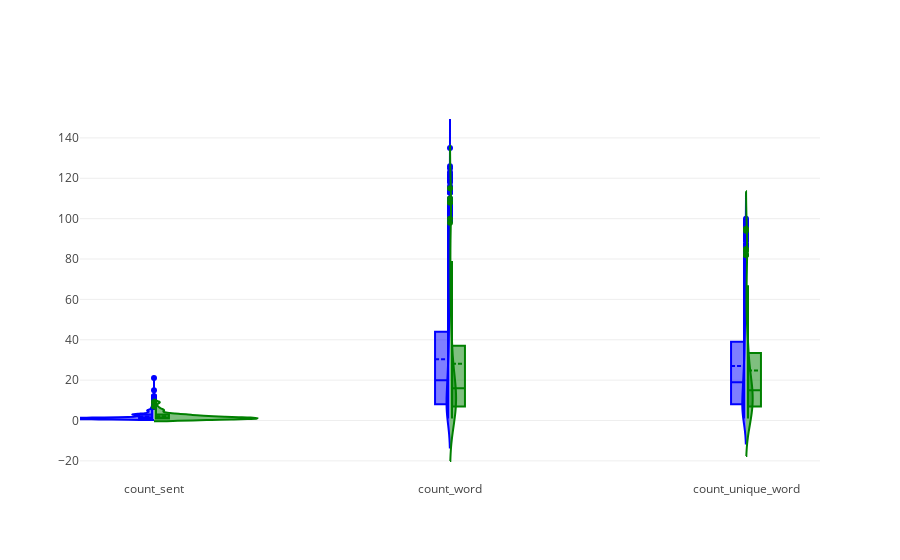

Source (notebook cell):
### Code cell
cols = ['count_sent','count_word','count_unique_word']#			count_letters	count_punctuations	count_words_upper	count_words_title	count_stopwords
data = []
for col in cols:
    Online = {
                "type": 'violin',
                "x": col,
                "y": df[col] [ df['Status'] == 'online' ],
                "legendgroup": 'Online',
                "scalegroup": 'Online',
                "name": col,
                "side": 'negative',
                "box": {
                    "visible": True
                },
                "meanline": {
                    "visible": True
                },
                "line": {
                    "color": 'blue'
                },
                "showlegend": False
            }
    data.append(Online)
    Deleted= {
                "type": 'violin',
                "x": col,
                "y": df[col] [ df['Status'] == 'deleted' ],
                "legendgroup": 'Deleted',
                "scalegroup": 'Deleted',
                "name": col,
                "side": 'positive',
                "box": {
                    "visible": True
                },
                "meanline": {
                    "visible": True
                },
                "line": {
                    "color": 'green'
                },
                "showlegend": False
            }
    data.append(Deleted)
    
fig = {
        "data": data,
        "layout" : {
        #"title": "Total bill distribution<br><i>scaled by number of bills per gender",
        "yaxis": {
            "zeroline": False,
        },
        "violingap": 0,
        #"violingroupgap": 0,
        "violinmode": "overlay"
    }
    }


py.offline.iplot(fig, filename = 'violin/split', validate = False)

### Figure 1 — Plotly figure (JSON) as saved in the notebook; plotly's stock layout.template omitted (floating-point values rounded to 4 significant figures; data arrays with more than 128 entries replaced by an {"elided": "..."} marker saying what was removed)
{"data": [{"box": {"visible": true}, "legendgroup": "Online", "line": {"color": "blue"}, "meanline": {"visible": true}, "name": "count_sent", "scalegroup": "Online", "showlegend": false, "side": "negative", "type": "violin", "x": "count_sent", "y": {"elided": "944 int values"}}, {"box": {"visible": true}, "legendgroup": "Deleted", "line": {"color": "green"}, "meanline": {"visible": true}, "name": "count_sent", "scalegroup": "Deleted", "showlegend": false, "side": "positive", "type": "violin", "x": "count_sent", "y": [1, 1, 3, 3, 3, 2, 1, 1, 1, 1, 2, 1, 1, 3, 7, 1, 1, 3, 3, 1, 1, 1, 1, 3, 3, 6, 1, 1, 1, 1, 2, 2, 2, 1, 1, 9, 1, 2, 1, 5, 1, 1, 1, 1, 1, 1, 9, 5, 1, 1, 2, 5, 2, 1, 1, 1]}, {"box": {"visible": true}, "legendgroup": "Online", "line": {"color": "blue"}, "meanline": {"visible": true}, "name": "count_word", "scalegroup": "Online", "showlegend": false, "side": "negative", "type": "violin", "x": "count_word", "y": {"elided": "944 int values"}}, {"box": {"visible": true}, "legendgroup": "Deleted", "line": {"color": "green"}, "meanline": {"visible": true}, "name": "count_word", "scalegroup": "Deleted", "showlegend": false, "side": "positive", "type": "violin", "x": "count_word", "y": [5, 22, 17, 108, 36, 37, 7, 20, 13, 5, 12, 39, 12, 98, 110, 15, 1, 115, 68, 3, 1, 1, 2, 19, 44, 11, 6, 1, 24, 37, 8, 14, 21, 1, 7, 100, 5, 19, 108, 38, 18, 9, 1, 17, 1, 20, 57, 8, 15, 13, 37, 47, 79, 12, 21, 12]}, {"box": {"visible": true}, "legendgroup": "Online", "line": {"color": "blue"}, "meanline": {"visible": true}, "name": "count_unique_word", "scalegroup": "Online", "showlegend": false, "side": "negative", "type": "violin", "x": "count_unique_word", "y": {"elided": "944 int values"}}, {"box": {"visible": true}, "legendgroup": "Deleted", "line": {"color": "green"}, "meanline": {"visible": true}, "name": "count_unique_word", "scalegroup": "Deleted", "showlegend": false, "side": "positive", "type": "violin", "x": "count_unique_word", "y": [5, 22, 17, 82, 32, 33, 7, 18, 13, 5, 12, 37, 12, 84, 85, 15, 1, 94, 63, 3, 1, 1, 2, 19, 41, 11, 6, 1, 23, 30, 8, 14, 20, 1, 7, 82, 5, 19, 95, 35, 17, 9, 1, 15, 1, 19, 42, 8, 15, 13, 34, 42, 67, 12, 19, 12]}], "layout": {"violingap": 0, "violinmode": "overlay", "yaxis": {"zeroline": false}}}
